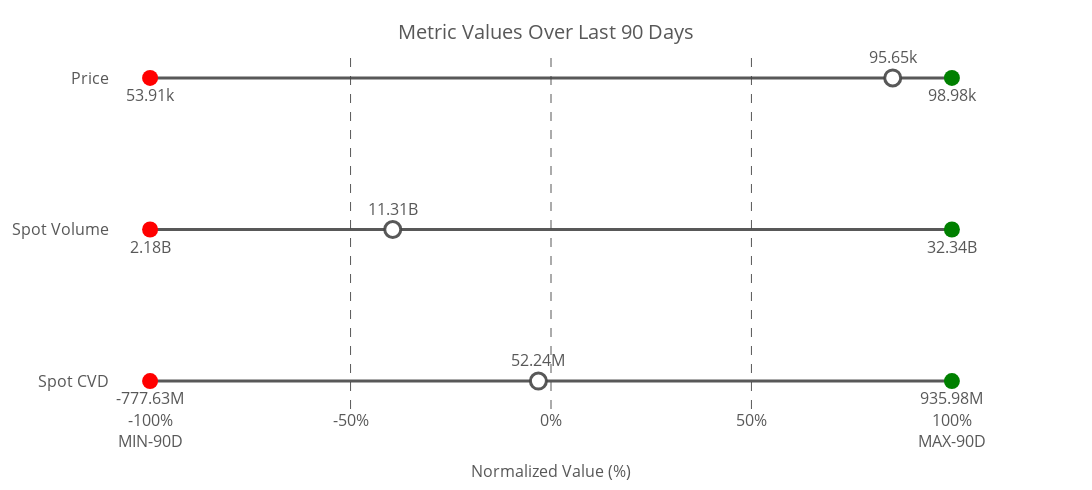

The notebook cell saved with this chart:
### Code cell
# Manually define metrics and their titles
metrics_titles = {

    'spot_cvd_sum': 'Spot CVD',
    'spot_volume_daily_sum': 'Spot Volume',
    'price_usd_close': 'Price'
    
    # Add more metrics and titles as needed
}

# Create the dot plot
fig = create_dot_plot(merged_df, metrics_titles)

# Show the plot
fig.show()

# Optionally, save the plot as an HTML file
import plotly.io as pio
pio.write_html(fig, file='normalized_spot2_raw_metrics_dot_plot.html')

### Figure 1 — Plotly figure (JSON) as saved in the notebook; plotly's stock layout.template omitted (floating-point values rounded to 4 significant figures)
{"data": [{"line": {"color": "rgba(70, 70, 70, 0.9)", "width": 3}, "mode": "lines", "showlegend": false, "x": [-100, 100], "y": ["Spot CVD", "Spot CVD"], "type": "scatter"}, {"marker": {"color": "red", "size": 16, "symbol": "circle"}, "mode": "markers+text", "name": "Spot CVD Min", "text": ["-777.63M"], "textfont": {"color": "rgba(70, 70, 70, 0.9)", "size": 16}, "textposition": "bottom center", "x": [-100], "y": ["Spot CVD"], "type": "scatter"}, {"marker": {"color": "green", "size": 16, "symbol": "circle"}, "mode": "markers+text", "name": "Spot CVD Max", "text": ["935.98M"], "textfont": {"color": "rgba(70, 70, 70, 0.9)", "size": 16}, "textposition": "bottom center", "x": [100], "y": ["Spot CVD"], "type": "scatter"}, {"marker": {"color": "white", "line": {"color": "rgba(70, 70, 70, 0.9)", "width": 3}, "size": 16, "symbol": "circle"}, "mode": "markers+text", "name": "Spot CVD Current", "text": ["52.24M"], "textfont": {"color": "rgba(70, 70, 70, 0.9)", "size": 16}, "textposition": "top center", "x": [-3.143], "y": ["Spot CVD"], "type": "scatter"}, {"line": {"color": "rgba(70, 70, 70, 0.9)", "width": 3}, "mode": "lines", "showlegend": false, "x": [-100, 100], "y": ["Spot Volume", "Spot Volume"], "type": "scatter"}, {"marker": {"color": "red", "size": 16, "symbol": "circle"}, "mode": "markers+text", "name": "Spot Volume Min", "text": ["2.18B"], "textfont": {"color": "rgba(70, 70, 70, 0.9)", "size": 16}, "textposition": "bottom center", "x": [-100], "y": ["Spot Volume"], "type": "scatter"}, {"marker": {"color": "green", "size": 16, "symbol": "circle"}, "mode": "markers+text", "name": "Spot Volume Max", "text": ["32.34B"], "textfont": {"color": "rgba(70, 70, 70, 0.9)", "size": 16}, "textposition": "bottom center", "x": [100], "y": ["Spot Volume"], "type": "scatter"}, {"marker": {"color": "white", "line": {"color": "rgba(70, 70, 70, 0.9)", "width": 3}, "size": 16, "symbol": "circle"}, "mode": "markers+text", "name": "Spot Volume Current", "text": ["11.31B"], "textfont": {"color": "rgba(70, 70, 70, 0.9)", "size": 16}, "textposition": "top center", "x": [-39.48], "y": ["Spot Volume"], "type": "scatter"}, {"line": {"color": "rgba(70, 70, 70, 0.9)", "width": 3}, "mode": "lines", "showlegend": false, "x": [-100, 100], "y": ["Price", "Price"], "type": "scatter"}, {"marker": {"color": "red", "size": 16, "symbol": "circle"}, "mode": "markers+text", "name": "Price Min", "text": ["53.91k"], "textfont": {"color": "rgba(70, 70, 70, 0.9)", "size": 16}, "textposition": "bottom center", "x": [-100], "y": ["Price"], "type": "scatter"}, {"marker": {"color": "green", "size": 16, "symbol": "circle"}, "mode": "markers+text", "name": "Price Max", "text": ["98.98k"], "textfont": {"color": "rgba(70, 70, 70, 0.9)", "size": 16}, "textposition": "bottom center", "x": [100], "y": ["Price"], "type": "scatter"}, {"marker": {"color": "white", "line": {"color": "rgba(70, 70, 70, 0.9)", "width": 3}, "size": 16, "symbol": "circle"}, "mode": "markers+text", "name": "Price Current", "text": ["95.65k"], "textfont": {"color": "rgba(70, 70, 70, 0.9)", "size": 16}, "textposition": "top center", "x": [85.23], "y": ["Price"], "type": "scatter"}], "layout": {"shapes": [{"line": {"color": "rgba(70, 70, 70, 0.9)", "dash": "dash", "width": 1}, "type": "line", "x0": -50, "x1": -50, "xref": "x", "y0": 0, "y1": 1, "yref": "paper"}, {"line": {"color": "rgba(70, 70, 70, 0.9)", "dash": "dash", "width": 1}, "type": "line", "x0": 0, "x1": 0, "xref": "x", "y0": 0, "y1": 1, "yref": "paper"}, {"line": {"color": "rgba(70, 70, 70, 0.9)", "dash": "dash", "width": 1}, "type": "line", "x0": 50, "x1": 50, "xref": "x", "y0": 0, "y1": 1, "yref": "paper"}], "title": {"font": {"color": "rgba(70, 70, 70, 0.9)", "size": 20}, "text": "Metric Values Over Last 90 Days", "y": 0.95, "x": 0.5, "xanchor": "center", "yanchor": "top"}, "xaxis": {"title": {"font": {"color": "rgba(70, 70, 70, 0.9)", "size": 16}, "text": "Normalized Value (%)"}, "tickfont": {"color": "rgba(70, 70, 70, 0.9)", "size": 16}, "showgrid": false, "range": [-110, 110], "tickvals": [-100, -50, 0, 50, 100], "ticktext": ["-100%<br>MIN-90D", "-50%", "0%", "50%", "100%<br>MAX-90D"], "showline": false, "zeroline": false}, "yaxis": {"tickfont": {"color": "rgba(70, 70, 70, 0.9)", "size": 16}, "title": {"standoff": 35}, "tickmode": "array", "tickvals": [0, 1, 2], "ticktext": ["Spot CVD", "Spot Volume", "Price"], "side": "left", "showgrid": false}, "margin": {"l": 100, "r": 100, "t": 50, "b": 20}, "font": {"color": "rgba(70, 70, 70, 0.9)", "size": 14}, "height": 490, "width": 1200, "showlegend": false, "plot_bgcolor": "white", "paper_bgcolor": "white"}}
